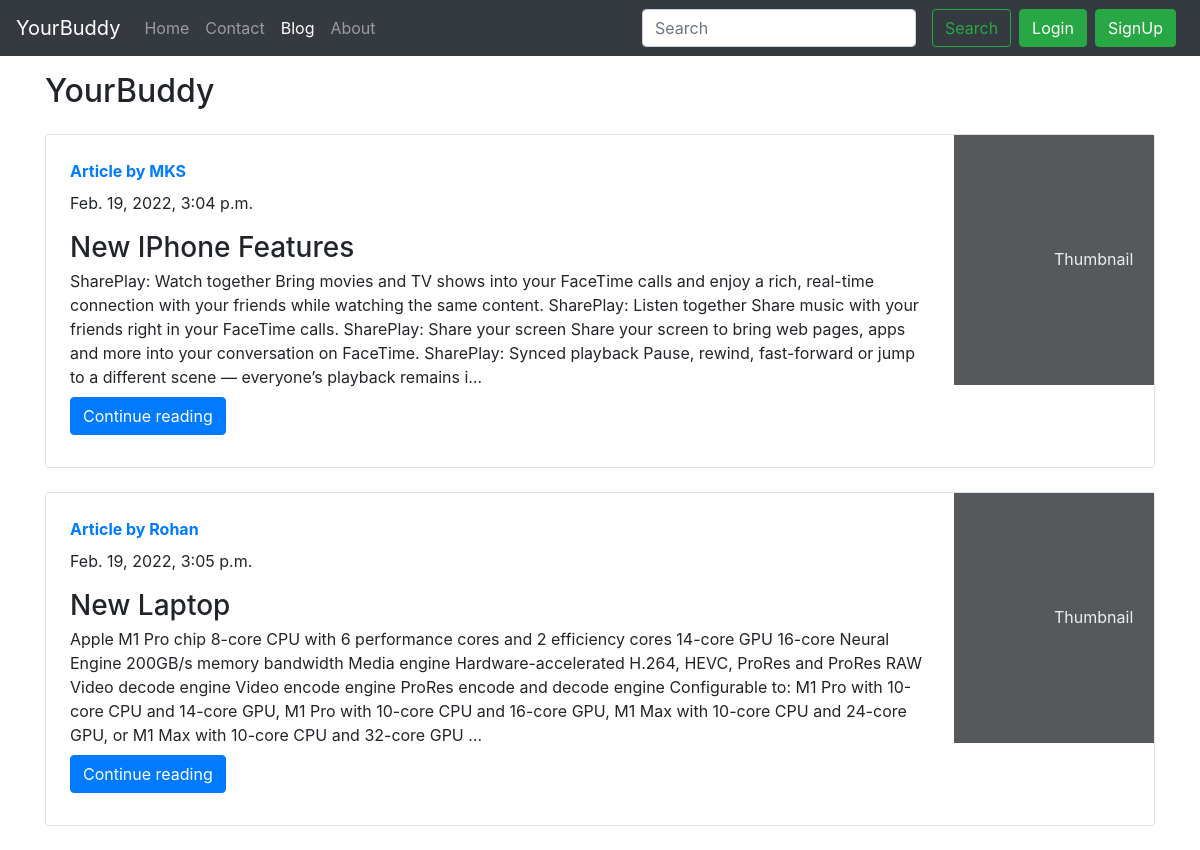
Screenshot of /blog/ with the database file from the repository.
### blog/models.py (models this page shows, shortened)
class Post(models.Model):
    sno=models.AutoField(primary_key=True)
    title=models.CharField(max_length=255)
    author=models.CharField(max_length=14)
    slug=models.CharField(max_length=130)
    timeStamp=models.DateTimeField(blank=True)
    content=models.TextField()

### blog/views.py (the view)
# urls.py: path('',views.blogHome , name='blogHome'),
def blogHome(request):
    allPosts= Post.objects.all()
    context={'allPosts': allPosts}
    return render(request, "blog/blogHome.html", context)

### templates/blog/blogHome.html (shortened to what this page needs)
{% extends 'basic.html' %}
{% block blogactive %} active {% endblock blogactive %}
{% block body %}
<div class="container my-3">
    <marquee behavior="slide" direction="left"><h2>YourBuddy</h2></marquee>
    {% for post in allPosts  %}
    <div class="row no-gutters border rounded overflow-hidden flex-md-row mb-4 shadow-sm h-md-250 my-4 position-relative">
        <div class="col p-4 d-flex flex-column position-static">
            <strong class="d-inline-block mb-2 text-primary">Article  by {{post.author}}</strong>
            <p class="blog-post-meta">{{post.timeStamp}}</p>
            <h3 class="mb-0">{{post.title}}</h3>
            <p class="card-text mb-auto">{{post.content| truncatechars:500}}</p>
            <div class="my-2">
            	<a href="/blog/{{post.slug}}" role="button" class="btn btn-primary">Continue reading</a>
            </div>
        </div>
        <div class="col-auto d-none d-lg-block">
            <svg class="bd-placeholder-img" width="200" height="250" xmlns="http://www.w3.org/2000/svg" preserveAspectRatio="xMidYMid slice" focusable="false" role="img" aria-label="Placeholder: Thumbnail">
                <rect width="100%" height="100%" fill="#55595c"></rect><text x="50%" y="50%" fill="#eceeef" dy=".3em">Thumbnail</text>
            </svg>
        </div>
        </div>
        {% endfor %}
    </div>
{% endblock body %}

### templates/basic.html (shortened to what this page needs)
<!doctype html>
<html lang="en">
  <head>
    <link rel="stylesheet" href="https://maxcdn.bootstrapcdn.com/bootstrap/4.0.0/css/bootstrap.min.css">
  </head>
  <body> {% csrf_token %}
    <nav class="navbar navbar-expand-lg navbar-dark bg-dark">
        <a class="navbar-brand" href="/">YourBuddy</a>
        <div class="collapse navbar-collapse" id="navbarSupportedContent">
          <ul class="navbar-nav mr-auto">
            <li class="nav-item {% block homeactive %}  {% endblock homeactive %} ">
              <a class="nav-link" href="/">Home <span class="sr-only">(current)</span></a>
            </li>
            <li class="nav-item {% block contactactive %}  {% endblock contactactive %} ">
              <a class="nav-link" href="/contact">Contact</a>
            </li>
            <li class="nav-item {% block blogactive %}  {% endblock blogactive %} ">
              <a class="nav-link " href="/blog">Blog</a>
            </li>
            <li class="nav-item {% block aboutactive %}  {% endblock aboutactive %} ">
              <a class="nav-link " href="/about">About</a>
            </li>
          </ul>
          <form method="get" action="/search" class="form-inline my-2 my-lg-0">
            <input class="form-control mr-sm-2" type="search" placeholder="Search" aria-label="Search" id= "query", name="query" >
            <button class="btn btn-outline-success my-2 my-sm-0 mx-2" type="submit">Search</button>
          </form>
          <button type="button" class="btn btn-success mr-2" data-toggle="modal" data-target="#loginModal">Login</button>
            <button type="button" class="btn btn-success mr-2" data-toggle="modal" data-target="#signupModal">SignUp</button>
        </div>
      </nav>
      {% block body %}  {% endblock body %}
  </body>
</html>

### rows the page displays
Post: author "MKS", timeStamp "Feb. 19, 2022, 3:04 p.m.", title "New IPhone Features", content "SharePlay: Watch together Bring movies and TV shows into your FaceTime calls and enjoy a rich, real-time connection with your friends while watching the same content. SharePlay: Listen together Share music with your friends right in your FaceTime calls. SharePlay: Share your screen Share your screen to bring web pages, apps and more into your conversation on FaceTime. SharePlay: Synced playback Pause, rewind, fast-forward or jump to a different scene — everyone’s playback remains i…"
Post: author "Rohan", timeStamp "Feb. 19, 2022, 3:05 p.m.", title "New Laptop", content "Apple M1 Pro chip 8-core CPU with 6 performance cores and 2 efficiency cores 14-core GPU 16-core Neural Engine 200GB/s memory bandwidth Media engine Hardware-accelerated H.264, HEVC, ProRes and ProRes RAW Video decode engine Video encode engine ProRes encode and decode engine Configurable to: M1 Pro with 10-core CPU and 14-core GPU, M1 Pro with 10-core CPU and 16-core GPU, M1 Max with 10-core CPU and 24-core GPU, or M1 Max with 10-core CPU and 32-core GPU …"
